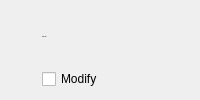
               <widget class="QWidget" name="statusBarPageHeader" native="true">
                <layout class="QHBoxLayout" name="horizontalLayout_5">
                 <property name="spacing">
                  <number>10</number>
                 </property>
                 <property name="leftMargin">
                  <number>0</number>
                 </property>
                 <property name="rightMargin">
                  <number>0</number>
                 </property>
                 <item>
                  <widget class="QToolButton" name="toolButton_8">
                   <property name="enabled">
                    <bool>false</bool>
                   </property>
                   <property name="styleSheet">
                    <string notr="true">QToolButton {
    icon-size: 24px;
    background-color: transparent;
    padding-left: 0px;
    padding-right: 5px;
    border-radius: 0px;
}</string>
                   </property>
                   <property name="icon">
                    <iconset resource="../resources.qrc">
                     <normaloff>:/icon/wifi.svg</normaloff>:/icon/wifi.svg</iconset>
                   </property>
                  </widget>
                 </item>
                 <item>
                  <widget class="QWidget" name="verticalWidget_22" native="true">
                   <layout class="QVBoxLayout" name="verticalLayout_51">
                    <property name="spacing">
                     <number>6</number>
                    </property>
                    <property name="leftMargin">
                     <number>0</number>
                    </property>
                    <property name="topMargin">
                     <number>0</number>
                    </property>
                    <property name="rightMargin">
                     <number>0</number>
                    </property>
                    <property name="bottomMargin">
                     <number>0</number>
                    </property>
                    <item>
                     <widget class="QLabel" name="statusBarLbl1">
                      <property name="font">
                       <font>
                        <pointsize>-1</pointsize>
                        <bold>false</bold>
                       </font>
                      </property>
                      <property name="text">
                       <string>Status Bar</string>
                      </property>
                     </widget>
                    </item>
                    <item>
                     <widget class="QCheckBox" name="statusBarEnabledChk">
                      <property name="text">
                       <string>Modify</string>
                      </property>
                     </widget>
                    </item>
                   </layout>
                  </widget>
                 </item>
                 <item>
                  <spacer name="horizontalSpacer_41">
                   <property name="orientation">
                    <enum>Qt::Horizontal</enum>
                   </property>
                   <property name="sizeHint" stdset="0">
                    <size>
                     <width>40</width>
                     <height>20</height>
                    </size>
                   </property>
                  </spacer>
                 </item>
                </layout>
               </widget>
